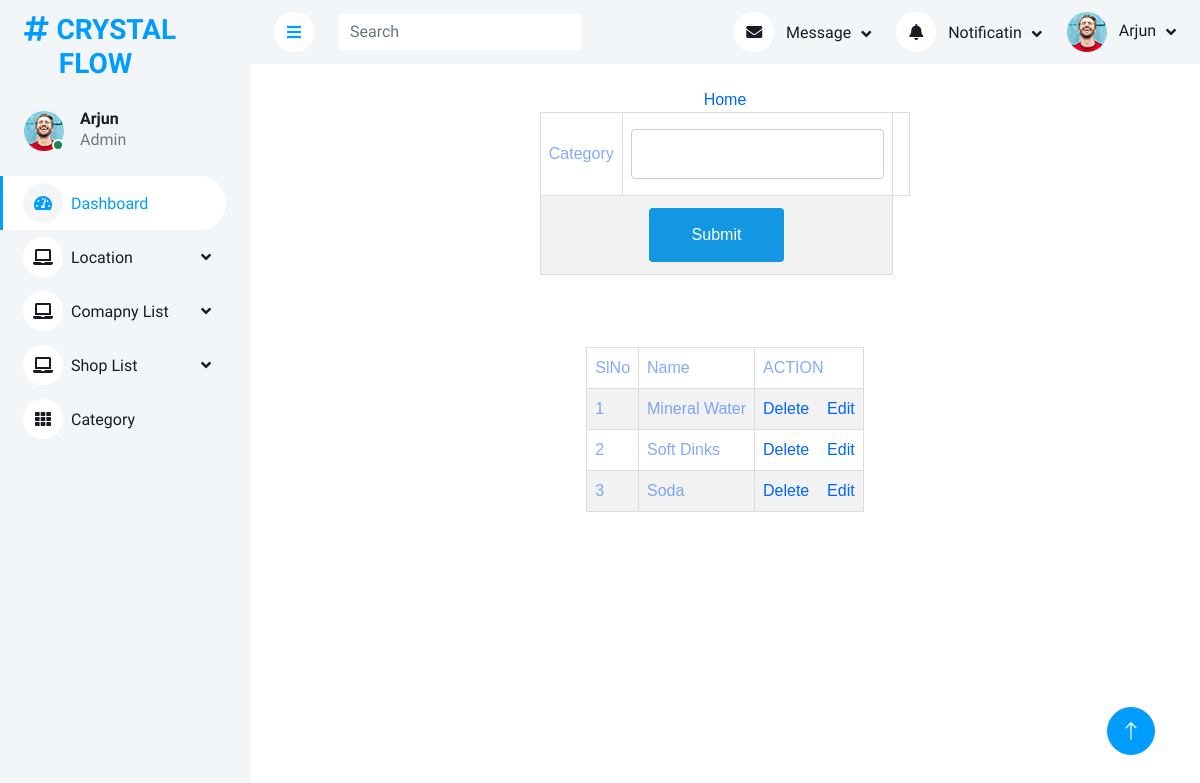
Page /Project/Admin/category.php on the committed database.
### tables this page shows
CREATE TABLE `tbl_category` (
  `category_id` int(11) NOT NULL,
  `category_name` varchar(55) NOT NULL
);

### Project/Admin/category.php (the view, shortened to what this page needs)
<?php
$category="";
$check="";
		 ?>
<!DOCTYPE html PUBLIC "-//W3C//DTD XHTML 1.0 Transitional//EN" "http://www.w3.org/TR/xhtml1/DTD/xhtml1-transitional.dtd">
<html xmlns="http://www.w3.org/1999/xhtml">
<head>
</head>
<?php
include("Head.php");
?>
<body>
<a href="HomePage.php">Home</a>
<form id="form1" name="form1" method="post" action="">
  <table>
    <tr>
      <td >Category</td>
      <td><label for="txt_category"></label>
      <input type="text" name="txt_category" id="txt_category" value="<?php echo $category ?>"  required="required"/></td>
      <td><input type="hidden" name="txt_id"  value="<?php echo $check?>"  required="required"/></td>
    </tr>
    <tr>
      <td colspan="2"><div align="center">
        <input type="submit" name="btn_submit" id="btn_submit" value="Submit" />
      </div></td>
    </tr>
  </table>
</form>
<br><br><br>
<?php
$i=0;
$selqry="select * from tbl_category";
$result=$Conn->query($selqry);
if($result->num_rows>0)
{
?>
<table>
    <tr>
      <td>SlNo</td>
      <td>Name</td>
      <td>ACTION</td>
    </tr>
    <?php
	while($row=$result->fetch_assoc())
	{
		$i++;
	?>
    <tr>
      <td><?php echo $i ?></td>
       <td> <?php echo $row['category_name']?></td>
       <td><a href="category.php?did=<?php echo $row['category_id']?>"> Delete</a> &nbsp;&nbsp;&nbsp;<a href="category.php?eid=<?php echo $row['category_id']?>">Edit</a></td>
    </tr>
    <?php
	}
	?>
  </table>
 <?php
  }
  else
  {
	  echo "no data found";
	  }
  ?>
</body>
<?php
include("Foot.php");
?>
</html>

### Project/Assets/Template/Admin/css/style.css (style rules this page uses)
:root { --primary: #009CFF; --light: #F3F6F9; --dark: #191C24; }

### Project/Assets/Template/form.css (style rules this page uses)
#tab td, #tab th { border: 1px solid #ddd; padding: 8px; color: #0051ff7d; }
#tab a { color:#06F; }
#tab tr:nth-child(even) { background-color: #f2f2f2; }
input[type=text],[type=password],[type=email],[type=date], select { width: 100%; padding: 12px 20px; margin: 8px 0; display: inline-block; border: 1px solid #ccc; border-radius: 4px; box-sizing: border-box; }
input[type=submit] { width: 40%; background-color: rgb(19, 151, 227); color: white; padding: 15px; margin: 4px 0; border: none; border-radius: 4px; cursor: pointer; }

### rows in the picture
tbl_category: category_name "Mineral Water"
tbl_category: category_name "Soft Dinks"
tbl_category: category_name "Soda"
